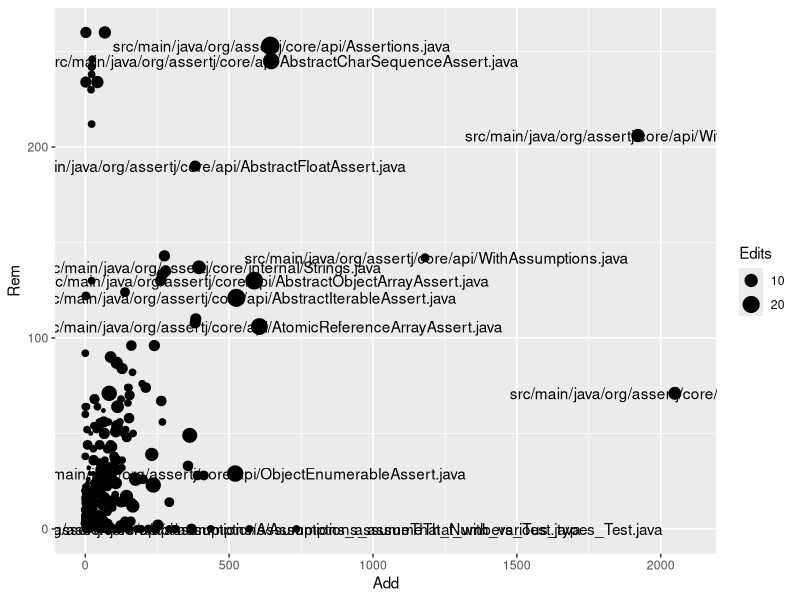

Generate this figure with R:
library(plyr)
library(ggplot2)

diffs <- read.csv("RepositoryLog.csv")
churnSummary <- ddply(diffs,.(File),summarise,Add=sum(Added), Rem=sum(Removed), TotalChurn = Add+Rem, Edits=length(File))
ggplot(churnSummary,aes(x=Add,y=Rem)) + geom_point(aes(size=Edits)) + geom_text(data=churnSummary[churnSummary$TotalChurn>500,],aes(label=File),nudge_x = 40)
